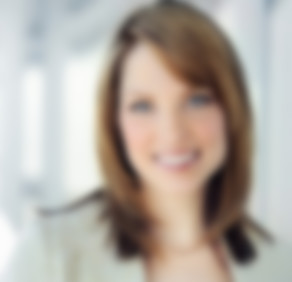
#> input picture front_face.jpg, 292 x 282 px, found by its file name
$ jupyter execute --allow-errors ImageEnhancement.ipynb   (older library calls are emulated)
#> lines starting #> are read from the running program, lines starting #| are printed output that depends on the picture; after the words box and inside, x2 and y2 are one past the last pixel; in counts of white or black regions, pixels touching at a corner belong together; long printed decimals are rounded
[cell 1]
from google.colab import drive
drive.mount('/content/drive')

[cell 2]
import os
import time
from PIL import Image
import numpy as np
import tensorflow as tf
from cv2 import dnn_superres
from google.colab.patches import cv2_imshow
import tensorflow_hub as hub
import matplotlib.pyplot as plt
import cv2
import numpy as np
import tensorflow as tf
import tensorflow_hub as hub
from skimage.metrics import structural_similarity as ssim
from skimage.metrics import peak_signal_noise_ratio as psnr

os.environ["TFHUB_DOWNLOAD_PROGRESS"] = "True"

[cell 3]
# Declaring Constants
IMAGE_PATH = "/content/drive/My Drive/Domain Adaptation/Del/HD/Final/front_face.jpg"
SAVED_MODEL_PATH_ESRGAN = "https://tfhub.dev/captain-pool/esrgan-tf2/1"
SAVED_MODEL_PATH_EDSR = "/content/drive/My Drive/Domain Adaptation/Del/HD/EDSR_x3.pb"

# Load the image
image = cv2.imread(IMAGE_PATH)
#> image is the input picture: shape (282, 292, 3); mean B, G, R 161.9, 170.4, 178.6
cv2_imshow(image)

##Preprocessing

[cell 4]
def balance_colors(image):
    # Convert image to LAB color space
    lab = cv2.cvtColor(image, cv2.COLOR_BGR2LAB)
#> lab: shape (282, 292, 3); mean of channels 0, 1, 2 177.4, 130.1, 133.9

    # Split LAB channels
    l, a, b = cv2.split(lab)
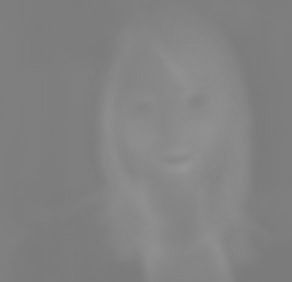
#> a: shape (282, 292); min 122, max 150, mean 130.1

    # Apply CLAHE (Contrast Limited Adaptive Histogram Equalization) to the L channel
    clahe = cv2.createCLAHE(clipLimit=3.0, tileGridSize=(8, 8))
    l_balanced = clahe.apply(l)
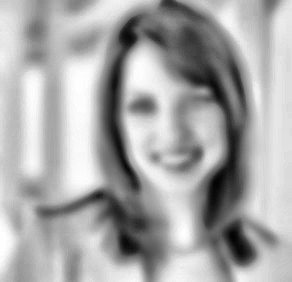
#> l_balanced: shape (282, 292); min 2, max 255, mean 167.6

    # Merge LAB channels
    balanced_lab = cv2.merge((l_balanced, a, b))
#> balanced_lab: shape (282, 292, 3); mean of channels 0, 1, 2 167.6, 130.1, 133.9

    # Convert back to BGR color space
    balanced_image = cv2.cvtColor(balanced_lab, cv2.COLOR_LAB2BGR)
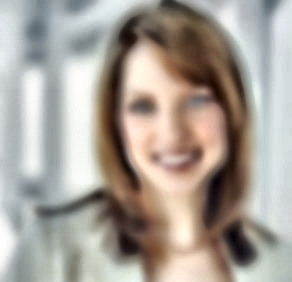
#> balanced_image: shape (282, 292, 3); mean B, G, R 152, 160.4, 168.4

    return balanced_image

# [11 lines left out: function detect_edges, not called in this run]

def equalize_image(image):
    # Convert image to grayscale if it's in color
    if len(image.shape) == 3:
        # Split image into RGB channels
        r, g, b = cv2.split(image)
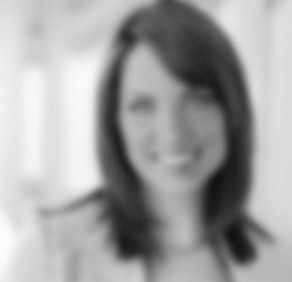
#> r: shape (282, 292); min 16, max 252, mean 161.9

        # Apply histogram equalization to each channel
        r_eq = cv2.equalizeHist(r)
        g_eq = cv2.equalizeHist(g)
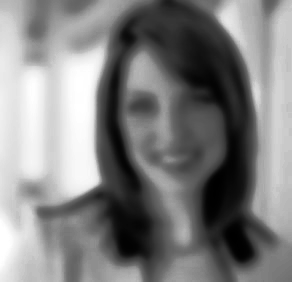
#> g_eq: shape (282, 292); min 0, max 255, mean 128.4
        b_eq = cv2.equalizeHist(b)
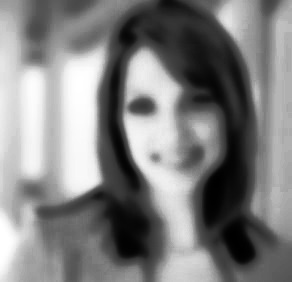
#> b_eq: shape (282, 292); min 0, max 255, mean 128.5

        # Merge the equalized channels back into an RGB image
        equalized_image = cv2.merge((r_eq, g_eq, b_eq))
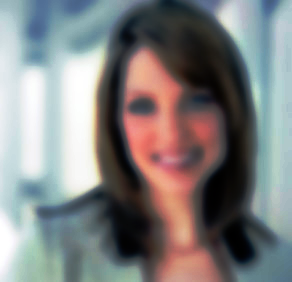
#> equalized_image: shape (282, 292, 3); mean B, G, R 128.3, 128.4, 128.5
    else:
        # If the image is already grayscale, apply histogram equalization directly
        equalized_image = cv2.equalizeHist(image)

    return equalized_image


# Function to perform Anisotropic Diffusion on a single image
def anisotropic_diffusion(image, iterations=10, kappa=100, gamma=0.02, delta_t=0.1):

    # Apply Canny edge detection to compute gradients
#> called with iterations = 10, kappa = 100, gamma = 0.02, delta_t = 0.1
    edges = cv2.Canny(image, 50, 150)
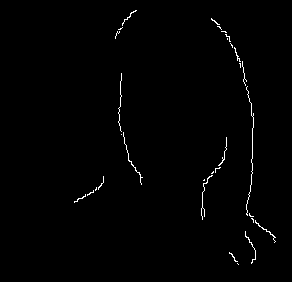
#> edges: shape (282, 292); 0.86% white in thin lines or dots, all inside (x1, y1, x2, y2) = (74, 10, 276, 265)

    # Invert the edges to get a binary mask for non-edge regions
    edges = 255 - edges

    # Apply diffusion separately to each color channel
    enhanced_image = np.zeros_like(image)
    for i in range(3):
        enhanced_image[:, :, i] = anisotropic_diffusion_single_channel(image[:, :, i], edges, iterations, kappa, gamma, delta_t)

    return enhanced_image

# Function to apply Anisotropic Diffusion to a single-channel image
def anisotropic_diffusion_single_channel(image, edges, iterations=1, kappa=5, gamma=0.02, delta_t=0.1):

    # Convert image to float64
    image = image.astype(np.float64)

    for _ in range(iterations):
        # Calculate gradients using Laplacian filter
        gradient = cv2.Laplacian(image, cv2.CV_64F)

        # Modify the conductance function based on the edges mask
        c = 1 / (1 + edges / kappa)

        # Update image
        image += delta_t * gradient * c

    # Clip values to ensure they are within the range [0, 255] and convert back to uint8
    image = np.clip(image, 0, 255).astype(np.uint8)

    return image

# Function to process input image and save output image
def process_image(image):

    # Perform image enhancement using Anisotropic Diffusion
    enhanced_image = anisotropic_diffusion(image)

    return enhanced_image

[cell 5]
# Balance colors
balanced_image = balance_colors(image)

equalized_image = equalize_image(image)

Anisotropicdiffused_image = process_image(image)

##Super Resolution Models

[cell 6]
def upscale_image_EDSR(image):
    # Create an SR object
    sr = dnn_superres.DnnSuperResImpl_create()

    # Read the EDSR model
    sr.readModel(SAVED_MODEL_PATH_EDSR)

    # Set the desired model and scale
    sr.setModel("edsr", 3)

    # Upscale the image using EDSR
    upscaled_image = sr.upsample(image)

    return upscaled_image

# [81 lines left out: functions upscale_image_ESRGAN, save_image, plot_image, not called in this run]

##Post Processing

[cell 7]
# [28 lines left out: function blend_images, not called in this run]

##Image Enhancement

[cell 8]
resized_image = cv2.resize(image, (120, 120))
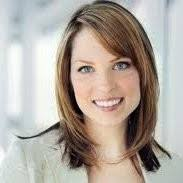
#> input picture images.jpeg, 183 x 183 px, found by its file name
#> further down, original_image is the input picture: shape (183, 183, 3); mean B, G, R 159.1, 168, 176.9

#> (the rest of this cell did not finish here and is left out)

#> (a cell that did not finish here is left out)

## Metrics For Evaluation

[cell 10]
def calculate_image_similarity(image1, image2):
    # Convert images to grayscale if they are in color
    if image1.ndim == 3:
        image1 = cv2.cvtColor(image1, cv2.COLOR_BGR2GRAY)
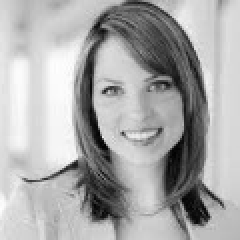
#> image1: shape (120, 120) (shown 2 times larger); min 2, max 254, mean 169.5
    if image2.ndim == 3:
        image2 = cv2.cvtColor(image2, cv2.COLOR_BGR2GRAY)

    # Calculate SSIM
    ssim_score = ssim(image1, image2)
#> ssim_score = 0.631

    # Calculate PSNR
    psnr_score = psnr(image1, image2)
#> psnr_score = 19.93

    # Calculate MSE
    mse_score = np.mean((image1 - image2) ** 2)
#> mse_score = 67.42

    return ssim_score, psnr_score, mse_score

original_image = "/content/drive/My Drive/Domain Adaptation/Del/HD/Final/images.jpeg"
degraded_image = "/content/drive/My Drive/Domain Adaptation/Del/HD/Final/front_face.jpg"


original_image = cv2.imread(original_image)
degraded_image = cv2.imread(degraded_image)


original_image = cv2.resize(original_image, (120, 120))
degraded_image = cv2.resize(degraded_image, (120, 120))

print(calculate_image_similarity(original_image, degraded_image))
#| (0.6305, 19.925, 67.422)
